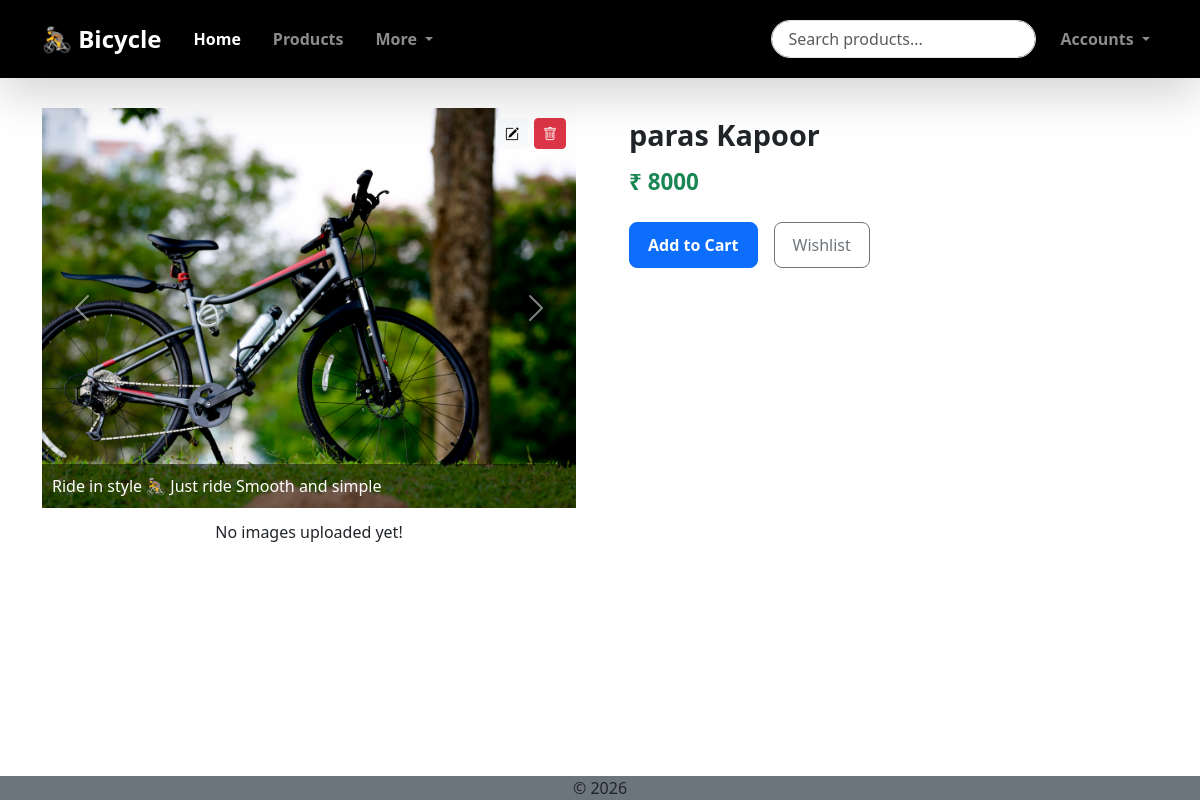
The page /products/1/ on the database its author committed.
### products/models.py (models this page shows, shortened)
class ProductImage(models.Model):
    image = models.ImageField(upload_to='products/images/')
    caption = models.CharField(max_length=50)
    product = models.ForeignKey(Product, on_delete=models.CASCADE, related_name='images')

class Product(models.Model):
    title = models.CharField(max_length=255)
    category = models.ForeignKey(Category, on_delete=models.SET_NULL, null=True, blank = True)
    desc = models.TextField(max_length=500)
    thumbnail = models.ImageField(upload_to='products/thumbnails/')
    price = models.PositiveIntegerField()
    stock = models.PositiveIntegerField()
    added_at = models.DateTimeField(auto_now_add=True)
    updated_at = models.DateTimeField(auto_now=True)

### products/views.py (the view, shortened to what this page needs)
# urls.py: path('<int:pk>/', views.ProductDetailView.as_view(),name = 'prod_details'),
class ProductDetailView(FormMixin, DetailView):
    template_name = 'products/product_details.html'
    model = Product
    context_object_name = 'product'
    form_class = forms.ProductImageForm

### products/forms.py
class ProductImageForm(forms.ModelForm):
    class Meta:
        model = ProductImage
        fields = ['image', 'caption']
        widgets = {
            'image' : forms.ClearableFileInput(attrs={
                'class' : 'form-control',
                'placeholder' : 'Image'
            }),
            'caption' : forms.TextInput(attrs={
                'class' : 'form-control',
                'placeholder' : 'Image Caption',
            })
        }

### templates/products/product_details.html (shortened to what this page needs)
{% extends 'base/base.html' %}
{% block content %}
<section id="product-detail-root" class="product-detail container py-5"
    data-add-to-cart-url="{% url 'add_to_cart' %}"
    data-csrf-token="{{csrf_token}}">
    <div class="row g-5 align-items-start">
        <div class="col-lg-6">
            {% include 'products/includes/productCarousel.html' %}
        </div>
        <div class="col-lg-6">
            <div class="product-detail__info">
                <h2 class="product-detail__title">
                    {{ product.title }}
                </h2>
                <div class="product-detail__price">
                    ₹ {{ product.price }}
                </div>
                <div class="product-detail__actions d-flex gap-3 mt-4">
                    <button class="btn btn-primary product-detail__cart-btn add-to-cart"
                        data-product-id='{{product.id}}'>
                        Add to Cart
                    </button>
                    <a href="#" class="btn btn-outline-secondary product-detail__wishlist-btn">
                        Wishlist
                    </a>
                </div>
            </div>
        </div>
    </div>
</section>
{% endblock %}

### templates/products/includes/productCarousel.html (shortened to what this page needs)
<div id="productCarousel"
     class="carousel slide product-carousel"
     data-bs-ride="carousel"
     data-bs-interval="2500"
     data-bs-pause="false">
  <div class="carousel-inner">
    {% for img in product.images.all %}
    <div class="carousel-item {% if forloop.first %}active{% endif %}">
      <div class="product-carousel__wrapper">
        <img src="{{ img.image.url }}"
             class="product-carousel__img"
             data-bs-toggle="modal"
             data-bs-target="#imageModal{{ img.pk }}">
        <div class="product-carousel__actions">
          <a href="{% url 'edit_prod_image' img.pk %}"
             class="btn btn-light btn-sm">
            <i class="bi bi-pencil-square"></i>
          </a>
          <a href="{% url 'del_prod_image' img.pk %}"
             class="btn btn-danger btn-sm">
            <i class="bi bi-trash"></i>
          </a>
        </div>
        {% if img.caption %}
        <div class="product-carousel__caption">
          {{ img.caption }}
        </div>
        {% endif %}
      </div>
    </div>
    {% endfor %}
  </div>
  <button class="carousel-control-prev" type="button"
          data-bs-target="#productCarousel"
          data-bs-slide="prev">
    <span class="carousel-control-prev-icon"></span>
  </button>
  <button class="carousel-control-next" type="button"
          data-bs-target="#productCarousel"
          data-bs-slide="next">
    <span class="carousel-control-next-icon"></span>
  </button>
</div>
<div class="product-carousel__thumbs">
  {% for img in products %}
    <img src="{{ img.image.url }}"
         data-bs-target="#productCarousel"
         data-bs-slide-to="{{ forloop.counter0 }}"
         class="product-thumb {% if forloop.first %}active-thumb{% endif %}">
  {% empty %}
  <p>No images uploaded yet!</p>
  {% endfor %}
</div>

### static/css/style.css (style rules this page uses)
* { padding: 0; margin: 0; box-sizing: border-box; }
body { padding-top: 60px; padding-bottom: 50px; }
#product-detail-root { --pd-spacing: 12px; }
#product-detail-root .product-detail__title { font-size: 1.8rem; font-weight: 700; margin-bottom: var(--pd-spacing); }
#product-detail-root .product-detail__price { font-size: 1.4rem; font-weight: 700; color: #198754; margin-bottom: var(--pd-spacing); }
#product-detail-root .product-detail__actions { margin-top: 20px; }
#product-detail-root .product-detail__cart-btn { padding: 10px 18px; font-weight: 600; border-radius: 8px; }
#product-detail-root .product-detail__wishlist-btn { padding: 10px 18px; border-radius: 8px; }
#product-detail-root .product-detail__info { padding: 10px 5px; }
.product-carousel__img { width: 100%; height: 400px; object-fit: cover; cursor: pointer; }
.product-carousel__wrapper { position: relative; }
.product-carousel__actions { position: absolute; top: 10px; right: 10px; display: flex; gap: 6px; z-index: 3; }
.product-carousel__caption { position: absolute; bottom: 0; left: 0; width: 100%; padding: 10px; color: white; background: rgba(0, 0, 0, 0.5); }
.product-carousel__thumbs { display: flex; justify-content: center; gap: 8px; margin-top: 12px; flex-wrap: wrap; }

### rows shown on the page
ProductImage: image (picture), caption "Ride in style 🚴 Just ride Smooth and simple"
Product: title "paras Kapoor", price "8000"
